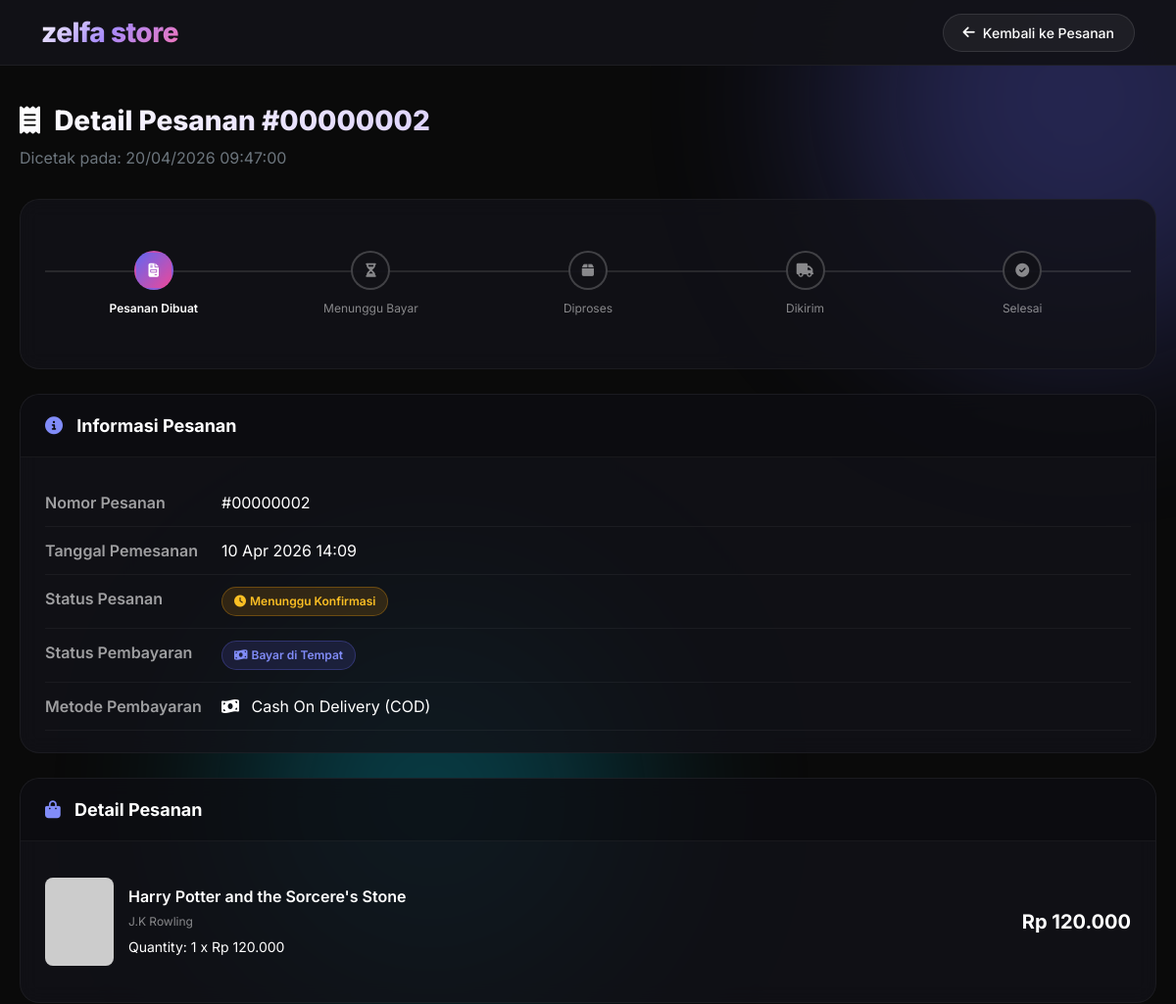
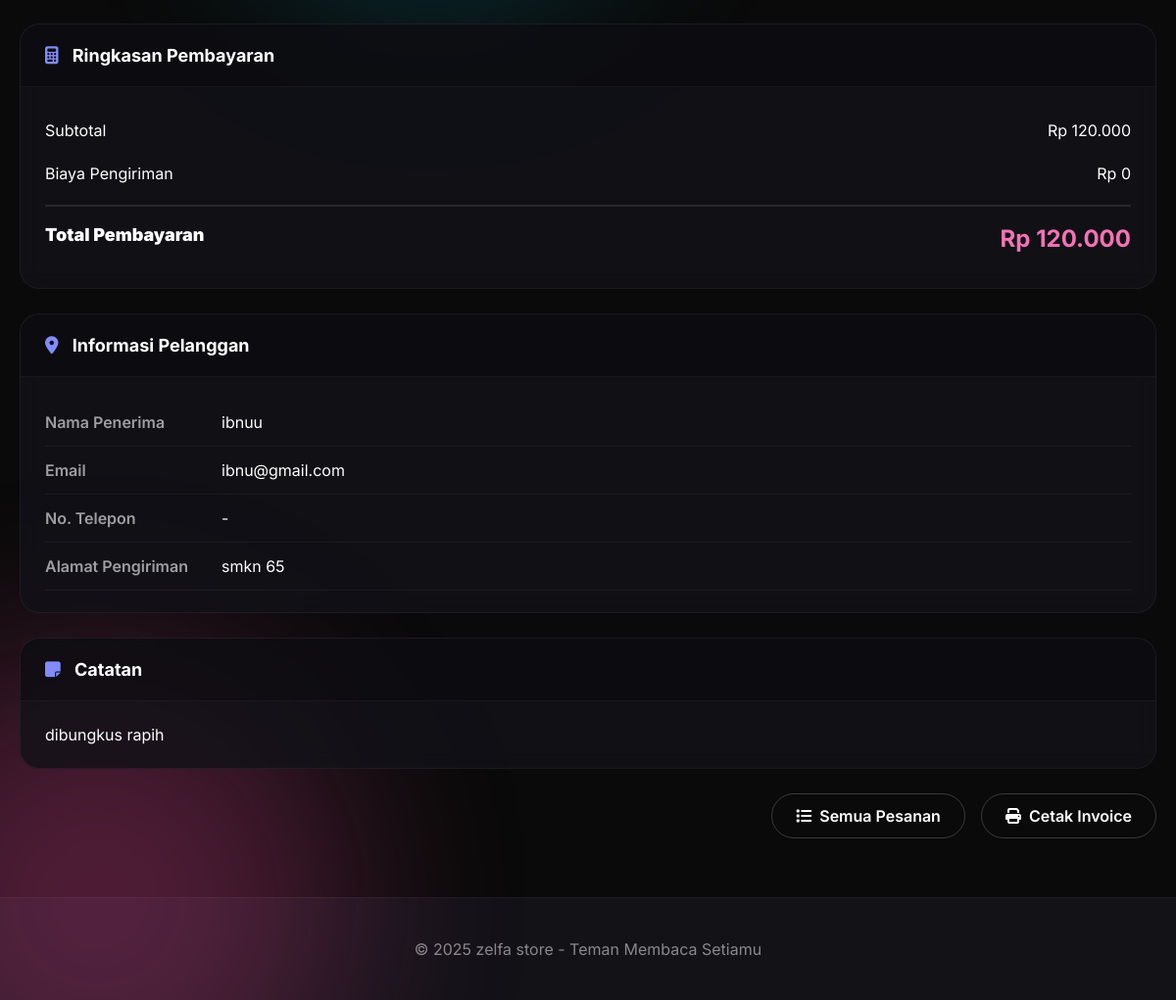
Page /order_detail.php?id=2 (signed in) on the committed database (2 pictures, top to bottom).
### tables this page shows
CREATE TABLE IF NOT EXISTS `orders` (
  `id_order` int NOT NULL AUTO_INCREMENT,
  `id_user` int NOT NULL,
  `total_amount` decimal(15,0) NOT NULL,
  `payment_method` enum('cod','transfer') NOT NULL,
  `order_status` enum('pending','pending_payment','processing','shipping','delivered','completed','cancelled') NOT NULL DEFAULT 'pending',
  `payment_status` enum('unpaid','paid','cod') NOT NULL DEFAULT 'unpaid',
  `shipping_address` text NOT NULL,
  `notes` text,
  `created_at` datetime NOT NULL,
  `updated_at` datetime DEFAULT NULL,
  PRIMARY KEY (`id_order`),
  KEY `id_user` (`id_user`),
  CONSTRAINT `orders_ibfk_1` FOREIGN KEY (`id_user`) REFERENCES `users` (`id_user`) ON DELETE CASCADE ON UPDATE CASCADE
);

CREATE TABLE IF NOT EXISTS `order_items` (
  `id_order_item` int NOT NULL AUTO_INCREMENT,
  `order_id` int NOT NULL,
  `id_buku` int NOT NULL,
  `quantity` int NOT NULL,
  `price` decimal(15,0) NOT NULL,
  PRIMARY KEY (`id_order_item`)
);

CREATE TABLE IF NOT EXISTS `books` (
  `id_buku` int NOT NULL AUTO_INCREMENT,
  `judul` varchar(255) NOT NULL,
  `penulis` varchar(150) NOT NULL,
  `penerbit` varchar(150) DEFAULT NULL,
  `tahun` int DEFAULT NULL,
  `harga` decimal(15,2) DEFAULT '0.00',
  `stok` int DEFAULT '0',
  `id_kategori` int DEFAULT NULL,
  `deskripsi` text,
  `gambar` longtext,
  `created_at` timestamp NULL DEFAULT CURRENT_TIMESTAMP,
  `updated_at` timestamp NULL DEFAULT CURRENT_TIMESTAMP ON UPDATE CURRENT_TIMESTAMP,
  PRIMARY KEY (`id_buku`),
  KEY `id_kategori` (`id_kategori`),
  CONSTRAINT `books_ibfk_1` FOREIGN KEY (`id_kategori`) REFERENCES `categories` (`id_kategori`) ON DELETE SET NULL ON UPDATE CASCADE
);

CREATE TABLE IF NOT EXISTS `users` (
  `id_user` int NOT NULL AUTO_INCREMENT,
  `username` varchar(50) NOT NULL,
  `email` varchar(100) DEFAULT NULL,
  `no_telepon` varchar(20) DEFAULT NULL,
  `alamat` text,
  `phone` varchar(20) DEFAULT NULL,
  `address` text,
  `password` varchar(255) NOT NULL,
  `nama_lengkap` varchar(100) NOT NULL,
  `role` enum('admin','user') NOT NULL DEFAULT 'user',
  `created_at` timestamp NOT NULL DEFAULT CURRENT_TIMESTAMP,
  `updated_at` timestamp NOT NULL DEFAULT CURRENT_TIMESTAMP,
  `foto_profil` varchar(255) DEFAULT NULL,
  PRIMARY KEY (`id_user`)
);

### order_detail.php (the view, shortened to what this page needs)
<?php
$servername = "localhost";
$username = "root";
$password = "";
$dbname = "bookstore";
$conn = new mysqli($servername, $username, $password, $dbname);
$userId = $_SESSION['user_id'];
$orderId = isset($_GET['id']) ? (int)$_GET['id'] : 0;
$orderQuery = "SELECT * FROM orders WHERE id_order = ? AND id_user = ?";
$orderStmt = $conn->prepare($orderQuery);
$orderStmt->bind_param("ii", $orderId, $userId);
$orderStmt->execute();
$orderResult = $orderStmt->get_result();
$order = $orderResult->fetch_assoc();
$itemQuery = "SELECT oi.*, b.judul, b.penulis, b.gambar, b.id_buku
              FROM order_items oi
              JOIN books b ON oi.id_buku = b.id_buku
              WHERE oi.order_id = ?";
$itemStmt = $conn->prepare($itemQuery);
$itemStmt->bind_param("i", $orderId);
$itemStmt->execute();
$items = $itemStmt->get_result();
$userQuery = "SELECT username, email, no_telepon, alamat FROM users WHERE id_user = ?";
$userStmt = $conn->prepare($userQuery);
$userStmt->bind_param("i", $userId);
$userStmt->execute();
$user = $userStmt->get_result()->fetch_assoc();
function formatRupiah($angka) {
    return "Rp " . number_format($angka, 0, ',', '.');
}
function formatDate($date) {
    return date('d M Y H:i', strtotime($date));
}
function getOrderStatusBadge($status) {
    switch ($status) {
        case 'pending':
            return '<span class="badge-status status-pending"><i class="fas fa-clock me-1"></i> Menunggu Konfirmasi</span>';
    }
}
function getPaymentStatusBadge($status) {
    switch ($status) {
        case 'cod':
            return '<span class="badge-status status-cod"><i class="fas fa-money-bill-wave me-1"></i> Bayar di Tempat</span>';
    }
}
function getPaymentMethod($method) {
    switch ($method) {
        case 'cod':
            return '<i class="fas fa-money-bill-wave me-2"></i> Cash On Delivery (COD)';
    }
}
function getProgressStep($status) {
    $steps = [
        'pending' => 0,
        'pending_payment' => 1,
        'processing' => 2,
        'shipping' => 3,
        'delivered' => 4,
        'completed' => 4
    ];
    return isset($steps[$status]) ? $steps[$status] : 0;
}
?>
<!DOCTYPE html>
<html lang="en">
<head>
    <link href="https://cdn.jsdelivr.net/npm/bootstrap@5.1.3/dist/css/bootstrap.min.css" rel="stylesheet">
    <link rel="stylesheet" href="https://cdnjs.cloudflare.com/ajax/libs/font-awesome/6.4.0/css/all.min.css">
</head>
<body>
    <div class="bg-animation">
        <div class="bg-blur blur-1"></div>
        <div class="bg-blur blur-2"></div>
        <div class="bg-blur blur-3"></div>
    </div>
    <nav class="navbar navbar-expand-lg navbar-custom">
        <div class="container">
            <div class="logo-text">zelfa store</div>
            <a href="orders.php" class="btn-back">
                <i class="fas fa-arrow-left"></i> Kembali ke Pesanan
            </a>
        </div>
    </nav>
    <div class="detail-container">
        <div class="page-header">
            <h1 class="page-title">
                <i class="fas fa-receipt me-2"></i>
            </h1>
            <p class="text-muted">Dicetak pada: <?php echo date('d/m/Y H:i:s'); ?></p>
        </div>
        <div class="order-info-card">
            <div class="card-body">
                <?php
                $statusOrder = $order['order_status'];
                $currentStep = getProgressStep($statusOrder);
                $steps = [
                    0 => ['label' => 'Pesanan Dibuat', 'icon' => 'fa-file-invoice'],
                    1 => ['label' => 'Menunggu Bayar', 'icon' => 'fa-hourglass-half'],
                    2 => ['label' => 'Diproses', 'icon' => 'fa-box'],
                    3 => ['label' => 'Dikirim', 'icon' => 'fa-truck'],
                    4 => ['label' => 'Selesai', 'icon' => 'fa-check-circle']
                ];
                if ($statusOrder == 'cancelled') {
                    echo '<div class="text-center text-danger py-3">
                            <i class="fas fa-times-circle fa-3x mb-2"></i>
                            <h5>Pesanan Dibatalkan</h5>
                          </div>';
                } else {
                ?>
                <div class="progress-step">
                    <?php for ($i = 0; $i <= 4; $i++): ?>
                    <div class="step <?php
                        if ($i < $currentStep) echo 'completed';
                        if ($i == $currentStep) echo 'active';
                    ?>">
                        <div class="step-icon">
                            <?php if ($i < $currentStep): ?>
                                <i class="fas fa-check"></i>
                            <?php else: ?>
                                <i class="fas <?php echo $steps[$i]['icon']; ?>"></i>
                            <?php endif; ?>
                        </div>
                        <div class="step-label"><?php echo $steps[$i]['label']; ?></div>
                    </div>
                    <?php endfor; ?>
                </div>
                <?php } ?>
            </div>
        </div>
        <div class="order-info-card">
            <div class="card-header">
                <i class="fas fa-info-circle"></i> Informasi Pesanan
            </div>
            <div class="card-body">
                <div class="info-row">
                    <div class="info-label">Nomor Pesanan</div>
                    <div class="info-value">#<?php echo str_pad($order['id_order'], 8, '0', STR_PAD_LEFT); ?></div>
                </div>
                <div class="info-row">
                    <div class="info-label">Tanggal Pemesanan</div>
                    <div class="info-value"><?php echo formatDate($order['created_at']); ?></div>
                </div>
                <div class="info-row">
                    <div class="info-label">Status Pesanan</div>
                    <div class="info-value"><?php echo getOrderStatusBadge($order['order_status']); ?></div>
                </div>
                <div class="info-row">
                    <div class="info-label">Status Pembayaran</div>
                    <div class="info-value"><?php echo getPaymentStatusBadge($order['payment_status']); ?></div>
                </div>
                <div class="info-row">
                    <div class="info-label">Metode Pembayaran</div>
                    <div class="info-value"><?php echo getPaymentMethod($order['payment_method']); ?></div>
                </div>
            </div>
        </div>
        <div class="items-card">
            <div class="card-header">
                <i class="fas fa-shopping-bag"></i> Detail Pesanan
            </div>
            <div class="card-body">
                <?php if ($items->num_rows > 0): ?>
                    <?php
                    $items->data_seek(0);
                    while ($item = $items->fetch_assoc()):
                        $gambarPath = '';
                        if (!empty($item['gambar'])) {
                            if (file_exists("uploads/books/" . $item['gambar'])) {
                                $gambarPath = "uploads/books/" . $item['gambar'];
                            } elseif (file_exists("uploads/" . $item['gambar'])) {
                                $gambarPath = "uploads/" . $item['gambar'];
                            } elseif (file_exists("../uploads/books/" . $item['gambar'])) {
                                $gambarPath = "../uploads/books/" . $item['gambar'];
                            } elseif (file_exists("../uploads/" . $item['gambar'])) {
                                $gambarPath = "../uploads/" . $item['gambar'];
                            } else {
                                $gambarPath = '';
                            }
                        }
                    ?>
                    <div class="item-row">
                        <div class="item-img">
                            <?php if (!empty($gambarPath) && file_exists($gambarPath)): ?>
                                <img src="<?php echo $gambarPath; ?>" style="width: 70px; height: 90px; object-fit: cover; border-radius: 8px;" alt="<?php echo htmlspecialchars($item['judul']); ?>">
                            <?php else: ?>
                                <img src="assets/img/book-placeholder.jpg" style="width: 70px; height: 90px; object-fit: cover; border-radius: 8px;" alt="No Image" onerror="this.src='https://placehold.co/70x90?text=No+Image'">
                            <?php endif; ?>
                        </div>
                        <div class="item-detail">
                            <div class="item-title"><?php echo htmlspecialchars($item['judul']); ?></div>
                            <div class="item-author"><?php echo htmlspecialchars($item['penulis']); ?></div>
                            <div class="mt-1">
                                <small>Quantity: <?php echo $item['quantity']; ?> x <?php echo formatRupiah($item['price']); ?></small>
                            </div>
                        </div>
                        <div class="fw-bold fs-5">
                            <?php echo formatRupiah($item['price'] * $item['quantity']); ?>
                        </div>
                    </div>
                    <?php endwhile; ?>
                <?php else: ?>
                    <div class="text-center py-4 text-muted">
                        <i class="fas fa-info-circle"></i> Tidak ada item pesanan
                    </div>
                <?php endif; ?>
            </div>
        </div>
        <div class="summary-card">
            <div class="card-header">
                <i class="fas fa-calculator"></i> Ringkasan Pembayaran
            </div>
            <div class="card-body">
                <div class="summary-row">
                    <span>Subtotal</span>
                    <span><?php echo formatRupiah($order['total_amount']); ?></span>
                </div>
                <div class="summary-row">
                    <span>Biaya Pengiriman</span>
                    <span><?php echo isset($order['shipping_cost']) && $order['shipping_cost'] > 0 ? formatRupiah($order['shipping_cost']) : 'Rp 0'; ?></span>
                </div>
                <div class="summary-row summary-total">
                    <span><strong>Total Pembayaran</strong></span>
                    <span class="fs-4" style="color: #f472b6;"><?php echo formatRupiah($order['total_amount']); ?></span>
                </div>
            </div>
        </div>
        <div class="address-card">
            <div class="card-header">
                <i class="fas fa-map-marker-alt"></i> Informasi Pelanggan
            </div>
            <div class="card-body">
                <div class="info-row">
                    <div class="info-label">Nama Penerima</div>
                    <div class="info-value"><?php echo htmlspecialchars($user['username'] ?? '-'); ?></div>
                </div>
                <div class="info-row">
                    <div class="info-label">Email</div>
                    <div class="info-value"><?php echo htmlspecialchars($user['email'] ?? '-'); ?></div>
                </div>
                <div class="info-row">
                    <div class="info-label">No. Telepon</div>
                    <div class="info-value"><?php echo htmlspecialchars($user['no_telepon'] ?? '-'); ?></div>
                </div>
                <div class="info-row">
                    <div class="info-label">Alamat Pengiriman</div>
                    <div class="info-value">
                        <?php
                        if (!empty($order['shipping_address'])) {
                            echo nl2br(htmlspecialchars($order['shipping_address']));
                        } elseif (!empty($user['alamat'])) {
                            echo nl2br(htmlspecialchars($user['alamat']));
                        } else {
                            echo '-';
                        }
                        ?>
                    </div>
                </div>
            </div>
        </div>
        <?php if (!empty($order['notes'])): ?>
        <div class="address-card">
            <div class="card-header">
                <i class="fas fa-sticky-note"></i> Catatan
            </div>
            <div class="card-body">
                <p class="mb-0"><?php echo nl2br(htmlspecialchars($order['notes'])); ?></p>
            </div>
        </div>
        <?php endif; ?>
        <div class="d-flex gap-3 justify-content-end mt-3 flex-wrap">
            <a href="orders.php" class="btn-outline-custom">
                <i class="fas fa-list"></i> Semua Pesanan
            </a>
            <button onclick="window.print()" class="btn-outline-custom">
                <i class="fas fa-print"></i> Cetak Invoice
            </button>
        </div>
    </div>
    <footer>
        <div class="container text-center">
            <p class="mb-0" style="color: rgba(255,255,255,0.5);">&copy; 2025 zelfa store - Teman Membaca Setiamu</p>
        </div>
    </footer>
</body>
</html>

### rows in the picture
orders: order_status "pending" (drawn), id_order "00000002", created_at "10 Apr 2026 14:09", total_amount "Rp 120.000", shipping_address "smkn 65", notes "dibungkus rapih"
order_items: id_buku.judul "Harry Potter and the Sorcere's Stone", id_buku.penulis "J.K Rowling", quantity "1", price "Rp 120.000", formatRupiah($item['price'] * $item['quantity']) "Rp 120.000"
users: username "ibnuu", email "ibnu@gmail.com", no_telepon "-"

### other values in the picture
$steps[$i]['label'] "Pesanan Dibuat"
$steps[$i]['label'] "Menunggu Bayar"
$steps[$i]['label'] "Diproses"
$steps[$i]['label'] "Dikirim"
$steps[$i]['label'] "Selesai"
